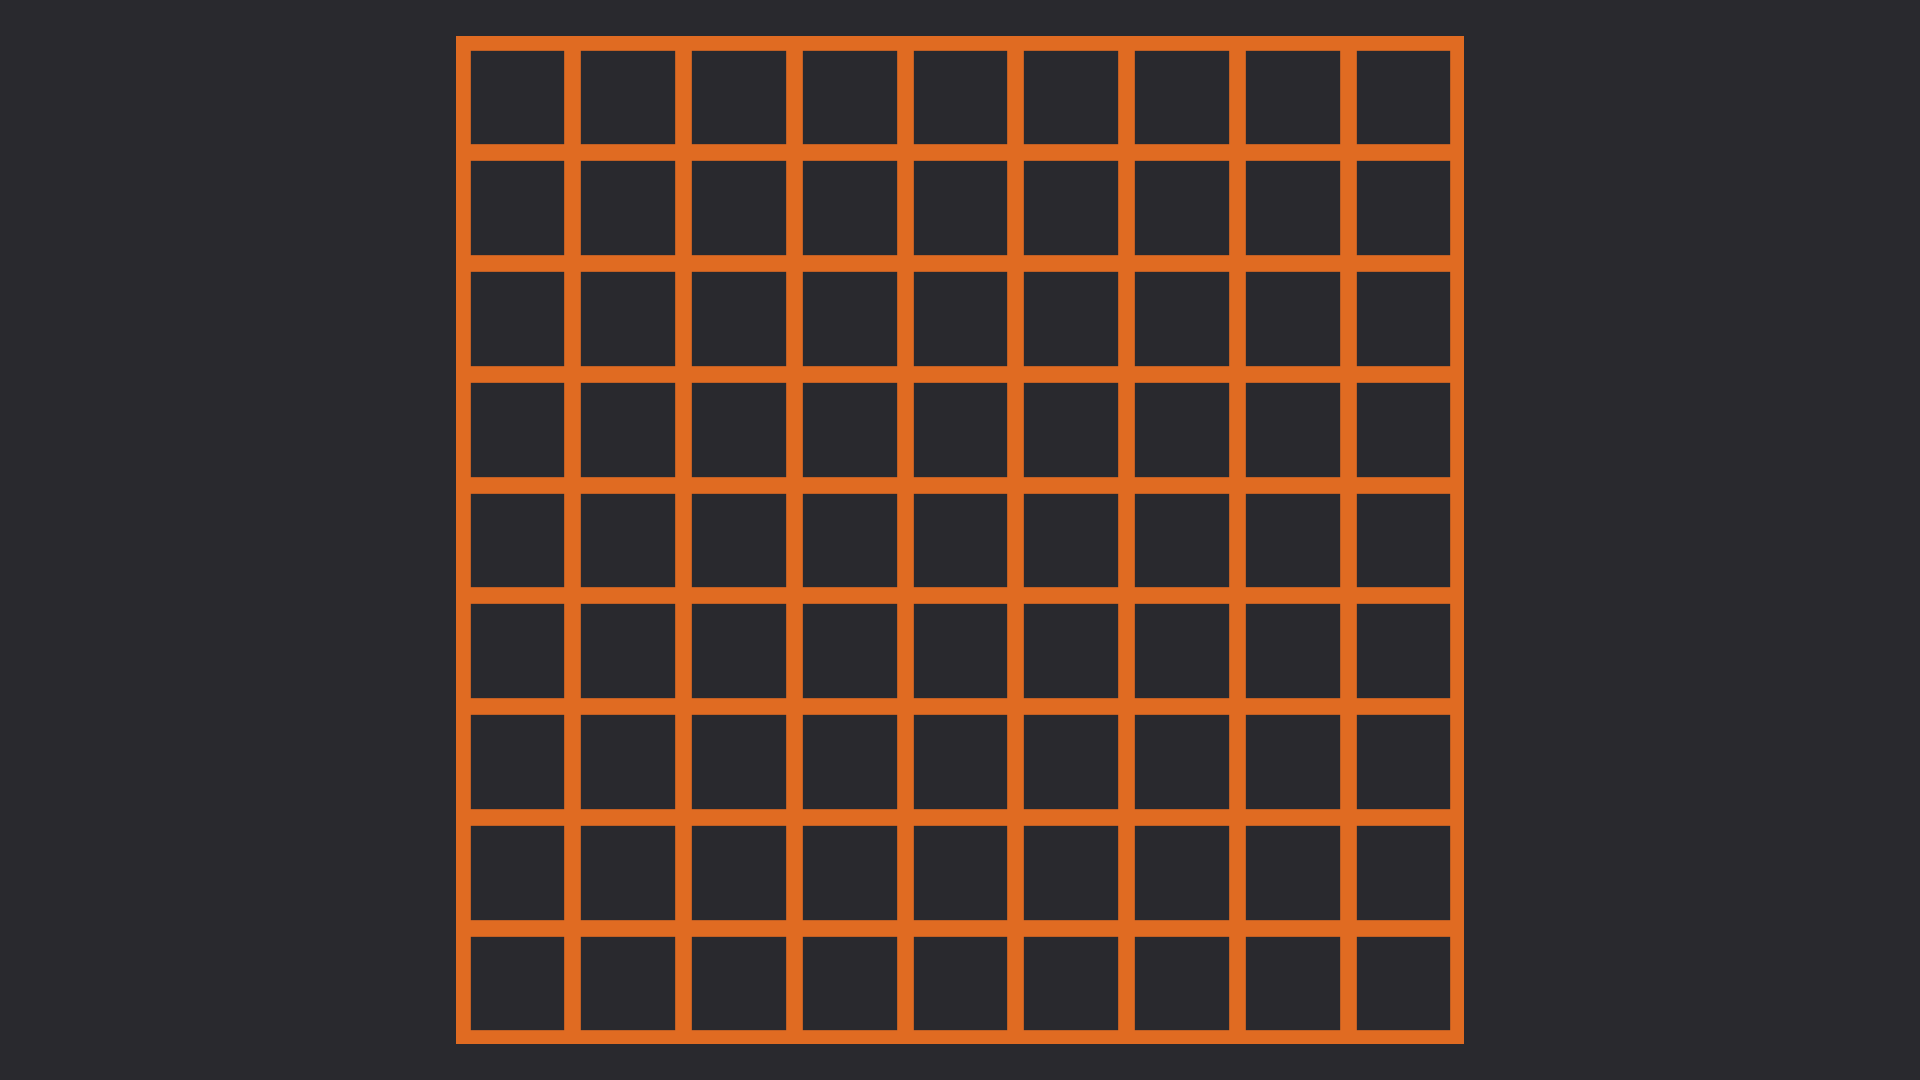

Generate this figure with Python:
from pathlib import Path

import numpy as np

from template_plt import plt


def main() -> None:
    fp: Path = Path(__file__).resolve().with_suffix(".png")
    c0: str = "#29292E"
    c1: str = "#E06B22"
    fig: plt.Figure
    ax: plt.Axes
    fig, ax = plt.subplots()
    lx: np.ndarray = np.linspace(0, 9, 10, endpoint=True)
    ly: np.ndarray = np.linspace(0, 9, 10, endpoint=True)
    xx, yy = np.meshgrid(lx, ly)
    ax.plot(xx, yy, color=c1, linewidth=12)
    ax.plot(yy, xx, color=c1, linewidth=12)
    ax.set_xlim(-0.05, 9.05)
    ax.set_ylim(-0.05, 9.05)
    ax.axis("off")
    ax.set_aspect("equal")
    ax.set_facecolor(c0)
    fig.set_facecolor(c0)
    fig.tight_layout()
    fig.savefig(fp, facecolor=fig.get_facecolor())
    plt.cla()
    plt.clf()
    plt.close(fig)
    return None


if __name__ == "__main__":
    main()
